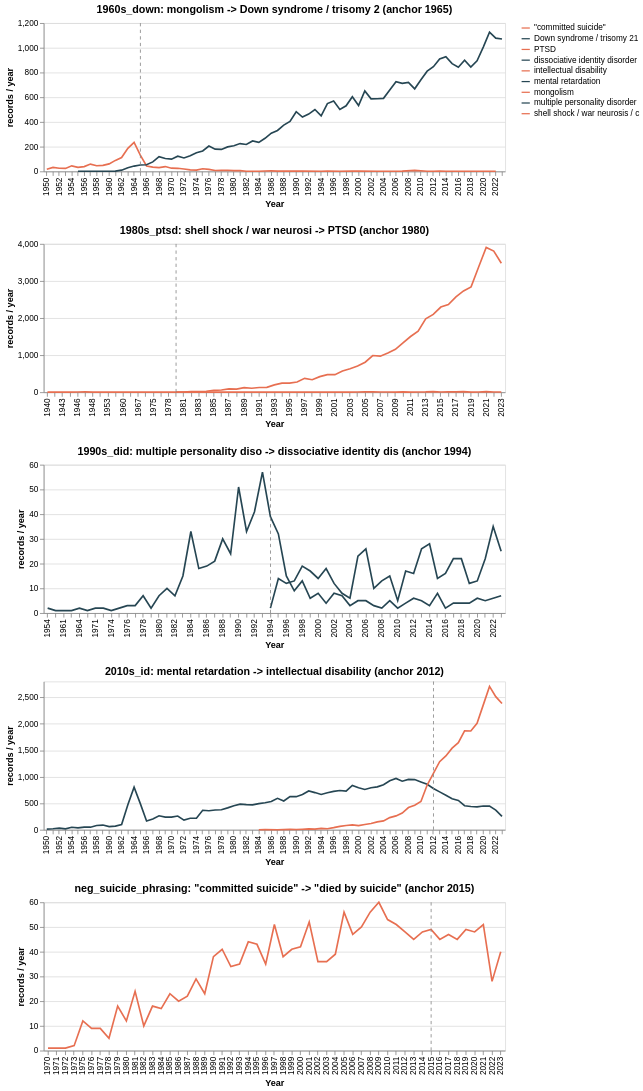

The cell this chart's notebook holds for it:
### Code cell
# Plot per-shift trajectories with anchor lines
charts = []
for shift, info in SHIFTS.items():
    sub = yearly[(yearly['shift'] == shift) & (yearly['year'] <= _PLOT_YEAR_MAX)].copy()
    if sub.empty: continue
    sub['side_label'] = sub['side'].map({
        'old': info['old_label'][:30], 'new': info['new_label'][:30]
    })
    base = alt.Chart(sub).mark_line(point=False).encode(
        x=alt.X('year:O', title='Year', axis=alt.Axis(labelOverlap=True)),
        y=alt.Y('n_records:Q', title='records / year'),
        color=alt.Color('side_label:N', title=None,
                        scale=alt.Scale(range=['#e76f51', '#264653'])),
        tooltip=['shift', 'side_label', 'year', 'n_records'],
    )
    anchor_layer = alt.Chart(pd.DataFrame({'x': [info['anchor_year']]})).mark_rule(
        strokeDash=[4, 4], color='#888'
    ).encode(x='x:O')
    chart = (base + anchor_layer).properties(
        width=560, height=180,
        title=f"{shift}: {info['old_label'][:25]} -> {info['new_label'][:25]} (anchor {info['anchor_year']})"
    )
    charts.append(chart)
alt.vconcat(*charts).resolve_scale(y='independent')
